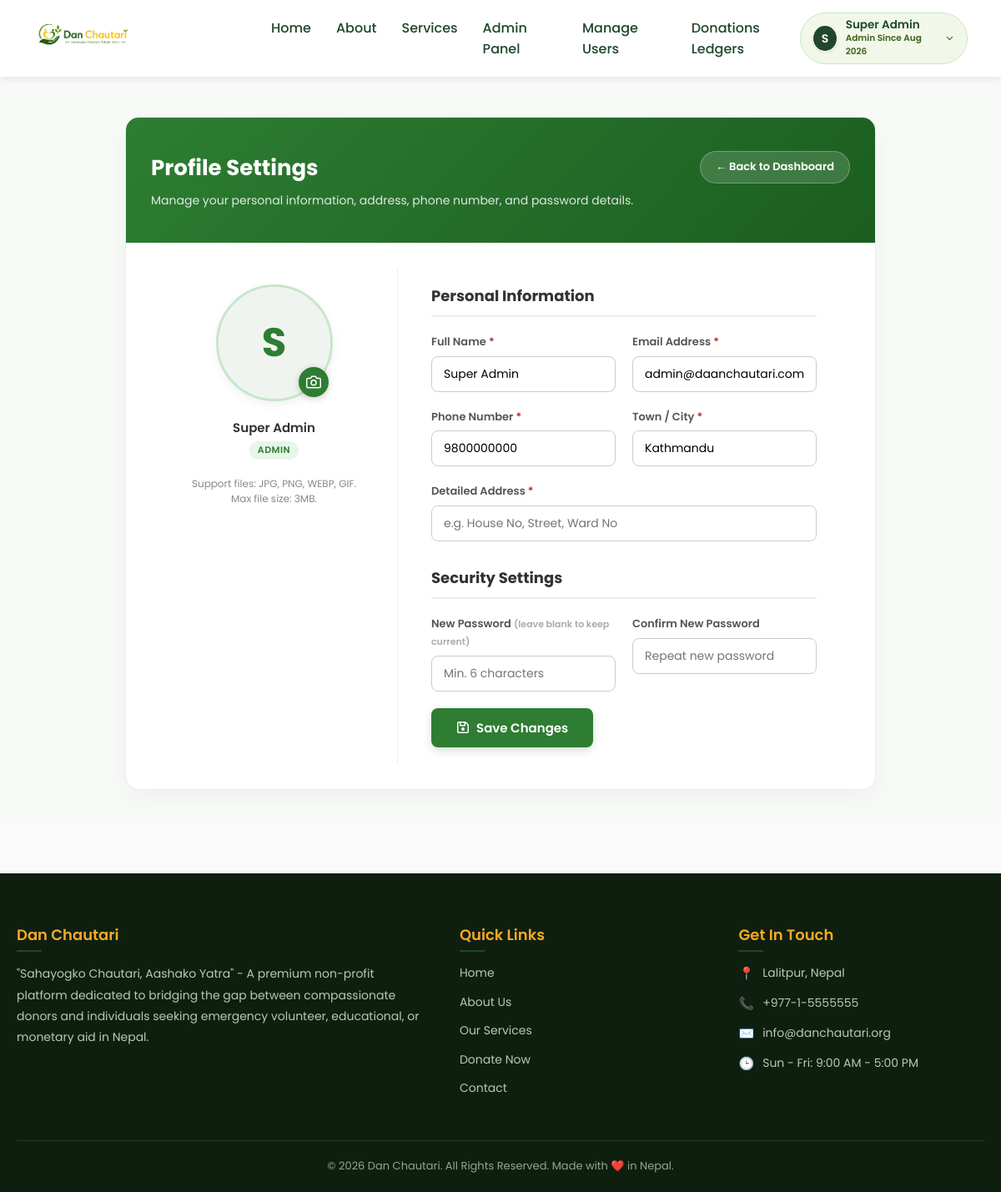
The page /pages/profile.php (signed in) on the database its author committed.
### tables this page shows
CREATE TABLE users (
    user_id        INT           AUTO_INCREMENT PRIMARY KEY,
    full_name      VARCHAR(100)  NOT NULL,
    email          VARCHAR(100)  NOT NULL UNIQUE,
    password       VARCHAR(255)  NOT NULL COMMENT 'bcrypt hashed password',
    phone          VARCHAR(15)   DEFAULT NULL,
    town           VARCHAR(100)  DEFAULT NULL COMMENT 'used for location-based search',
    address        VARCHAR(255)  DEFAULT NULL,
    role           ENUM('donor','recipient','admin') NOT NULL,
    profile_photo  VARCHAR(255)  DEFAULT NULL COMMENT 'profile image file path',
    reset_otp      VARCHAR(6)    DEFAULT NULL COMMENT '6-digit password reset OTP',
    otp_expiry     DATETIME      DEFAULT NULL COMMENT 'Expiration timestamp for OTP',
    status         ENUM('active','inactive') NOT NULL DEFAULT 'active',
    created_at     TIMESTAMP     DEFAULT CURRENT_TIMESTAMP,
    updated_at     TIMESTAMP     DEFAULT CURRENT_TIMESTAMP ON UPDATE CURRENT_TIMESTAMP
);

### pages/profile.php (the view, shortened to what this page needs)
<?php
require_once __DIR__ . '/../database/db.php';
$user_id = $_SESSION['user_id'];
try {
    $stmt = $pdo->prepare("SELECT * FROM users WHERE user_id = :id");
    $stmt->execute(['id' => $user_id]);
    $user = $stmt->fetch();
} catch (PDOException $e) {
    set_flash_message('error', 'A database error occurred while fetching your details.');
    header("Location: " . BASE_URL . "pages/index.php");
    exit;
}
$extra_css  = ['profile.css'];
include_once __DIR__ . '/../includes/header.php';
?>
<div class="profile-page-wrapper">
    <div class="profile-card-container">
        <div class="profile-banner">
            <h1>Profile Settings</h1>
            <p>Manage your personal information, address, phone number, and password details.</p>
            <a href="<?php echo BASE_URL; ?>pages/dashboard.php" class="profile-back-btn">
                ← Back to Dashboard
            </a>
        </div>
        <form method="POST" action="profile.php" enctype="multipart/form-data" class="profile-form-wrap">
            <div class="profile-left-col">
                <div class="profile-avatar-wrapper">
                    <div class="profile-avatar-circle">
                        <span id="profile_initials_preview" style="<?php echo !empty($user['profile_photo']) ? 'display: none;' : ''; ?>">
                            <?php echo htmlspecialchars(strtoupper(substr($user['full_name'], 0, 1))); ?>
                        </span>
                    </div>
                    <label for="profile_image_input" class="profile-avatar-upload-btn">
                        <svg width="18" height="18" viewBox="0 0 24 24" fill="none" stroke="currentColor" stroke-width="2" stroke-linecap="round" stroke-linejoin="round"><path d="M23 19a2 2 0 0 1-2 2H3a2 2 0 0 1-2-2V8a2 2 0 0 1 2-2h4l2-3h6l2 3h4a2 2 0 0 1 2 2z"/><circle cx="12" cy="13" r="4"/></svg>
                    </label>
                </div>
                <div class="profile-user-name">
                    <?php echo htmlspecialchars($user['full_name']); ?>
                </div>
                <div class="profile-user-role-badge">
                    <?php echo htmlspecialchars($user['role']); ?>
                </div>
                <div class="profile-support-hint">
                    Support files: JPG, PNG, WEBP, GIF. Max file size: 3MB.
                </div>
            </div>
            <div class="profile-right-col">
                <h3 class="profile-sec-title">Personal Information</h3>
                <div class="profile-form-row">
                    <div class="profile-form-group">
                        <label class="profile-field-label">Full Name <span class="req">*</span></label>
                        <input type="text" name="fullname" value="<?php echo htmlspecialchars($user['full_name']); ?>" required class="profile-field-input">
                    </div>
                    <div class="profile-form-group">
                        <label class="profile-field-label">Email Address <span class="req">*</span></label>
                        <input type="email" name="email" value="<?php echo htmlspecialchars($user['email']); ?>" required class="profile-field-input">
                    </div>
                </div>
                <div class="profile-form-row">
                    <div class="profile-form-group">
                        <label class="profile-field-label">Phone Number <span class="req">*</span></label>
                        <input type="text" name="phone" value="<?php echo htmlspecialchars($user['phone']); ?>" required class="profile-field-input">
                    </div>
                    <div class="profile-form-group">
                        <label class="profile-field-label">Town / City <span class="req">*</span></label>
                        <input type="text" name="town" value="<?php echo htmlspecialchars($user['town']); ?>" required class="profile-field-input">
                    </div>
                </div>
                <div class="profile-form-group-full">
                    <label class="profile-field-label">Detailed Address <span class="req">*</span></label>
                    <input type="text" name="address" value="<?php echo htmlspecialchars($user['address']); ?>" required placeholder="e.g. House No, Street, Ward No" class="profile-field-input">
                </div>
                <h3 class="profile-sec-title">Security Settings</h3>
                <div class="profile-form-row">
                    <div class="profile-form-group">
                        <label class="profile-field-label">New Password <span class="profile-field-hint">(leave blank to keep current)</span></label>
                        <input type="password" name="password" placeholder="Min. 6 characters" class="profile-field-input">
                    </div>
                    <div class="profile-form-group">
                        <label class="profile-field-label">Confirm New Password</label>
                        <input type="password" name="confirm_password" placeholder="Repeat new password" class="profile-field-input">
                    </div>
                </div>
                <button type="submit" class="profile-save-btn">
                    Save Changes
                </button>
            </div>
        </form>
    </div>
</div>
<?php
include_once __DIR__ . '/../includes/footer.php';
?>

### includes/header.php (shortened to what this page needs)
<?php
require_once __DIR__ . '/../database/db.php';
$current_page = basename($_SERVER['SCRIPT_NAME']);
$user_profile = null;
if (isset($_SESSION['user_id'])) {
    try {
        $stmt = $pdo->prepare("SELECT email, role, profile_photo, created_at FROM users WHERE user_id = :id");
        $stmt->execute(['id' => $_SESSION['user_id']]);
        $user_profile = $stmt->fetch();
    } catch (PDOException $e) {
    }
}
?>
<!DOCTYPE html>
<html lang="en">
<head>
    <link rel="stylesheet" href="https://cdnjs.cloudflare.com/ajax/libs/font-awesome/6.5.1/css/all.min.css">
    <link rel="stylesheet" href="<?php echo BASE_URL; ?>assets/css/style.css">
    <?php
    if (isset($extra_css)) {
        foreach ($extra_css as $css) {
            echo '<link rel="stylesheet" href="' . BASE_URL . 'assets/css/' . htmlspecialchars($css) . '">';
        }
    }
    ?>
    <link rel="stylesheet" href="https://cdn.jsdelivr.net/npm/sweetalert2@11/dist/sweetalert2.min.css">
</head>
<body>
    <header class="header-wrapper">
        <nav class="navbar">
            <div class="logo">
                <a href="<?php echo BASE_URL; ?>pages/homepage.php">
                    <img src="<?php echo BASE_URL; ?>assets/images/logo.png" alt="Dan Chautari Logo" onerror="this.src='<?php echo BASE_URL; ?>logoDan.png'">
                </a>
            </div>
            <div class="nav-menu" id="navMenu">
                <ul class="nav-links">
                    <li><a href="<?php echo BASE_URL; ?>pages/homepage.php" class="<?php echo $current_page == 'homepage.php' ? 'active' : ''; ?>">Home</a></li>
                    <li><a href="<?php echo BASE_URL; ?>pages/about.php" class="<?php echo $current_page == 'about.php' ? 'active' : ''; ?>">About</a></li>
                    <li><a href="<?php echo BASE_URL; ?>pages/services.php" class="<?php echo $current_page == 'services.php' ? 'active' : ''; ?>">Services</a></li>
                    <?php if (isset($_SESSION['user_id'])): ?>
                        <?php if ($_SESSION['user_role'] === 'admin'): ?>
                            <li><a href="<?php echo BASE_URL; ?>admin/dashboard.php" class="<?php echo $current_page == 'dashboard.php' ? 'active' : ''; ?>">Admin Panel</a></li>
                            <li><a href="<?php echo BASE_URL; ?>admin/manage_users.php">Manage Users</a></li>
                            <li><a href="<?php echo BASE_URL; ?>admin/manage_donations.php">Donations Ledgers</a></li>
                        <?php endif; ?>
                    <?php else:  ?>
                        <li><a href="<?php echo BASE_URL; ?>auth/login.php" class="<?php echo $current_page == 'donate.php' ? 'active' : ''; ?>">Donate</a></li>
                        <li><a href="<?php echo BASE_URL; ?>pages/contact.php" class="<?php echo $current_page == 'contact.php' ? 'active' : ''; ?>">Contact</a></li>
                    <?php endif; ?>
                </ul>
                <div class="auth-buttons">
                    <?php if (isset($_SESSION['user_id'])): ?>
                        <div class="profile-menu-wrap">
                            <button class="profile-chip" id="profileChipBtn">
                                <div class="avatar">
                                    <?php if ($user_profile && !empty($user_profile['profile_photo'])): ?>
                                        <img src="<?php echo BASE_URL . htmlspecialchars($user_profile['profile_photo']); ?>" alt="Profile">
                                    <?php else: ?>
                                        <?php echo htmlspecialchars(strtoupper(substr($_SESSION['user_name'], 0, 1))); ?>
                                    <?php endif; ?>
                                </div>
                                <div>
                                    <div class="name"><?php echo htmlspecialchars($_SESSION['user_name']); ?></div>
                                    <div class="role">
                                        <?php
                                        $role_txt = ucfirst($_SESSION['user_role']);
                                        if ($user_profile && isset($user_profile['created_at'])) {
                                            $joined = date('M Y', strtotime($user_profile['created_at']));
                                            $role_txt .= ' since ' . $joined;
                                        }
                                        echo htmlspecialchars($role_txt);
                                        ?>
                                    </div>
                                </div>
                                <svg class="chevron" width="14" height="14" viewBox="0 0 24 24" fill="none"><path d="M6 9l6 6 6-6" stroke="currentColor" stroke-width="2" stroke-linecap="round" stroke-linejoin="round"/></svg>
                            </button>
                        </div>
                    <?php else: ?>
                        <a href="<?php echo BASE_URL; ?>auth/login.php" class="login-btn">Login</a>
                        <a href="<?php echo BASE_URL; ?>auth/signup.php" class="signup-btn">Sign Up</a>
                    <?php endif; ?>
                </div>
            </div>
        </nav>
    </header>

### rows shown on the page
users: created_at "Admin Since Aug 2026", full_name "S", full_name "Super Admin", role "ADMIN", fullname "Super Admin", email "admin@daanchautari.com", phone "9800000000", town "Kathmandu"

### other values the page prints
substr($_SESSION['user_name'], 0, 1) "S"
$_SESSION['user_name'] "Super Admin"
